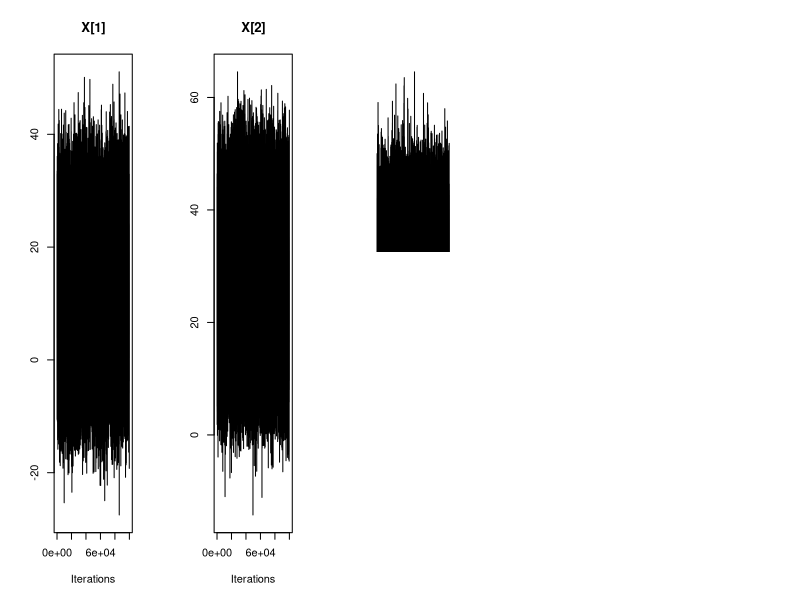

Write the R code that produced this figure. (Note: a time limit stopped this script after it produced the figure.)
Air = function(niter=10^5, init=c(12,27,43,-0.5,0.03), prop.sd=c(0.4,0.015)){   #ajuster prop.sd pour approcher 50% de acc.rates
  
  alpha = 4.48        
  beta = 0.76         
  sigma2 = 81.14
  sigma2_theta = 1000
  J = 3               
  y = c(21, 20, 15)
  n = c(48, 34, 21)
  z = c(10, 30, 50)
  
  chain=matrix(NA, niter+1, 5)
  chain[1,] = init
  
  acc.rates = rep(0, 2)
  
  for (iter in 1:niter){
    current = chain[iter,]
    
    #Mise à jour des x_i
    for (i in 1:J){
      prop = rnorm(1, alpha+beta*z[i], sqrt(sigma2))
      current[i] = prop
    }
    x = c(current[1], current[2], current[3])
    
    #Mise à jour de theta_1
    prop = rnorm(1, current[4], prop.sd[1])
    
    top = sum(y*(prop+current[5]*x) - n*log(1+exp(prop+current[5]*x)) + (-(prop^2+current[5]^2)/(2*sigma2_theta)))  
    bottom = sum(y*(current[4]+current[5]*x) - n*log(1+exp(current[4]+current[5]*x)) + (-(current[4]^2+current[5]^2)/(2*sigma2_theta)))
    acc.prob = exp(top - bottom)
    
    if (runif(1) < acc.prob){
      current[4] = prop
      acc.rates[1] = acc.rates[1] + 1
    }
    
    #Mise à jour de theta_2
    prop = rnorm(1, current[5], prop.sd[2])
    
    top = sum(y*(current[4]+prop*x) - n*log(1+exp(current[4]+prop*x)) + (-(current[4]^2+prop^2)/(2*sigma2_theta)))
    bottom = sum(y*(current[4]+current[5]*x) - n*log(1+exp(current[4]+current[5]*x)) + (-(current[4]^2+current[5]^2)/(2*sigma2_theta)))
    acc.prob = exp(top - bottom)
    
    if (runif(1) < acc.prob){
      current[5] = prop
      acc.rates[2] = acc.rates[2] + 1
    }
    
    #Mise à jour globale des chaînes
    chain[iter+1,] = current
  }
  
  return(list(chain=chain, acc.rates=acc.rates/niter))
}


#++++++++++++++++++++++++++++++++++++++++++++++++++++++++
#Etude
#++++++++++++++++++++++++++++++++++++++++++++++++++++++++

acc.rates = Air()$acc.rates
chain = Air()$chain

par(mfrow=c(1,5))
para = c("X[1]","X[2]","X[3]","theta[1]","theta[2]")
for (i in 1:5){
  plot(chain[,i], type="l", xlab="Iterations", ylab="", main=para[i])
}

colMeans(chain)
summary(chain)

sd(chain[,4])
sd(chain[,5])

par(mfrow=c(1,5))
for (i in 1:5){
  acf(chain[,i], lag.max=100, main=para[i])
}

#Trop de corrélations pour les theta -----> élagage 
chain_elag = chain[seq(1, nrow(chain), by = 50),]

par(mfrow=c(2,5))
for (i in 1:5){
  plot(chain_elag[,i], type="l", xlab="Iterations", ylab="", main=para[i])
}
for (i in 1:5){
  acf(chain_elag[,i], lag.max=100, main="")
}

colMeans(chain_elag)
